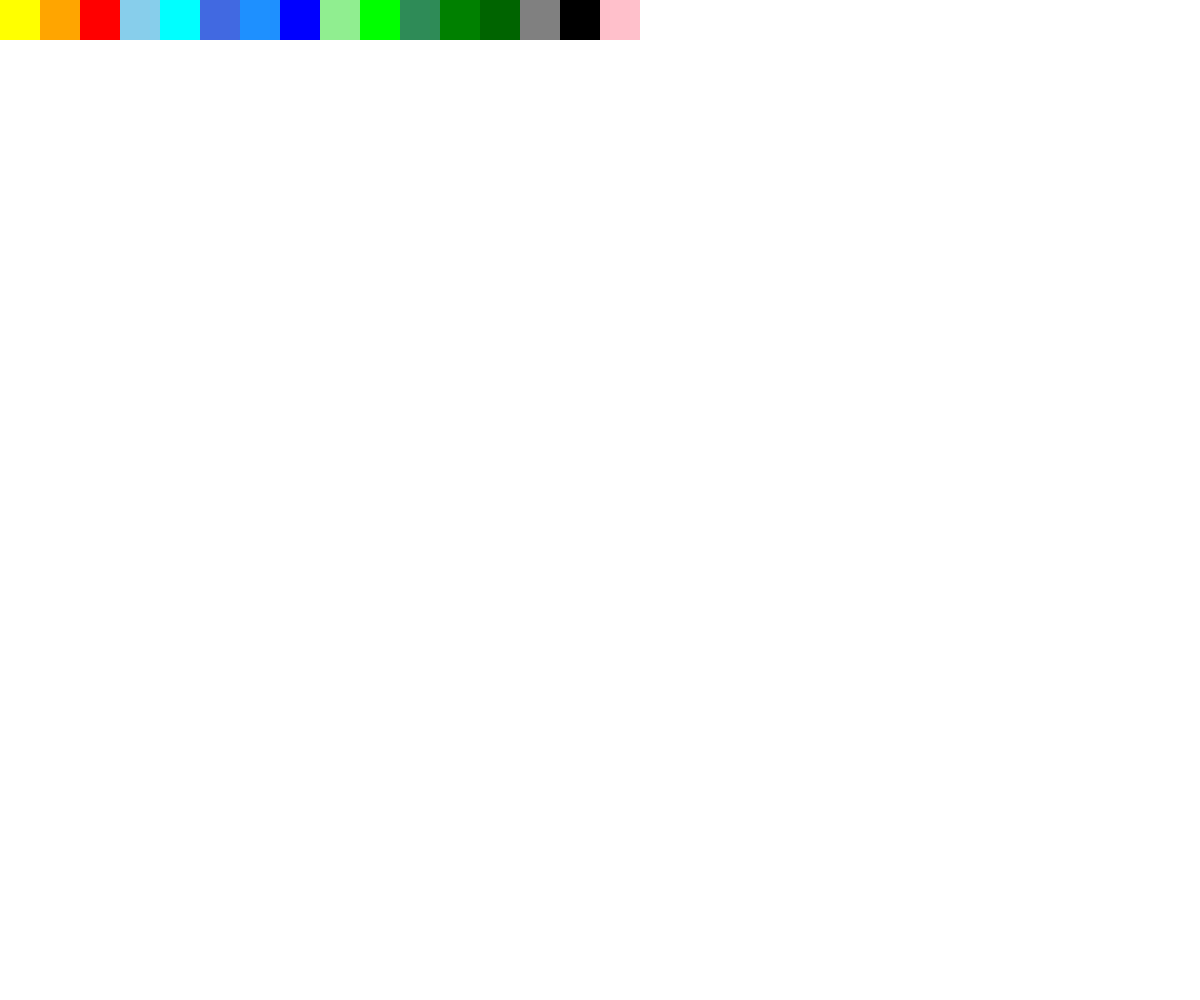
Frame 1 (no input)
Frame 60 (no input): identical to frame 1, image omitted
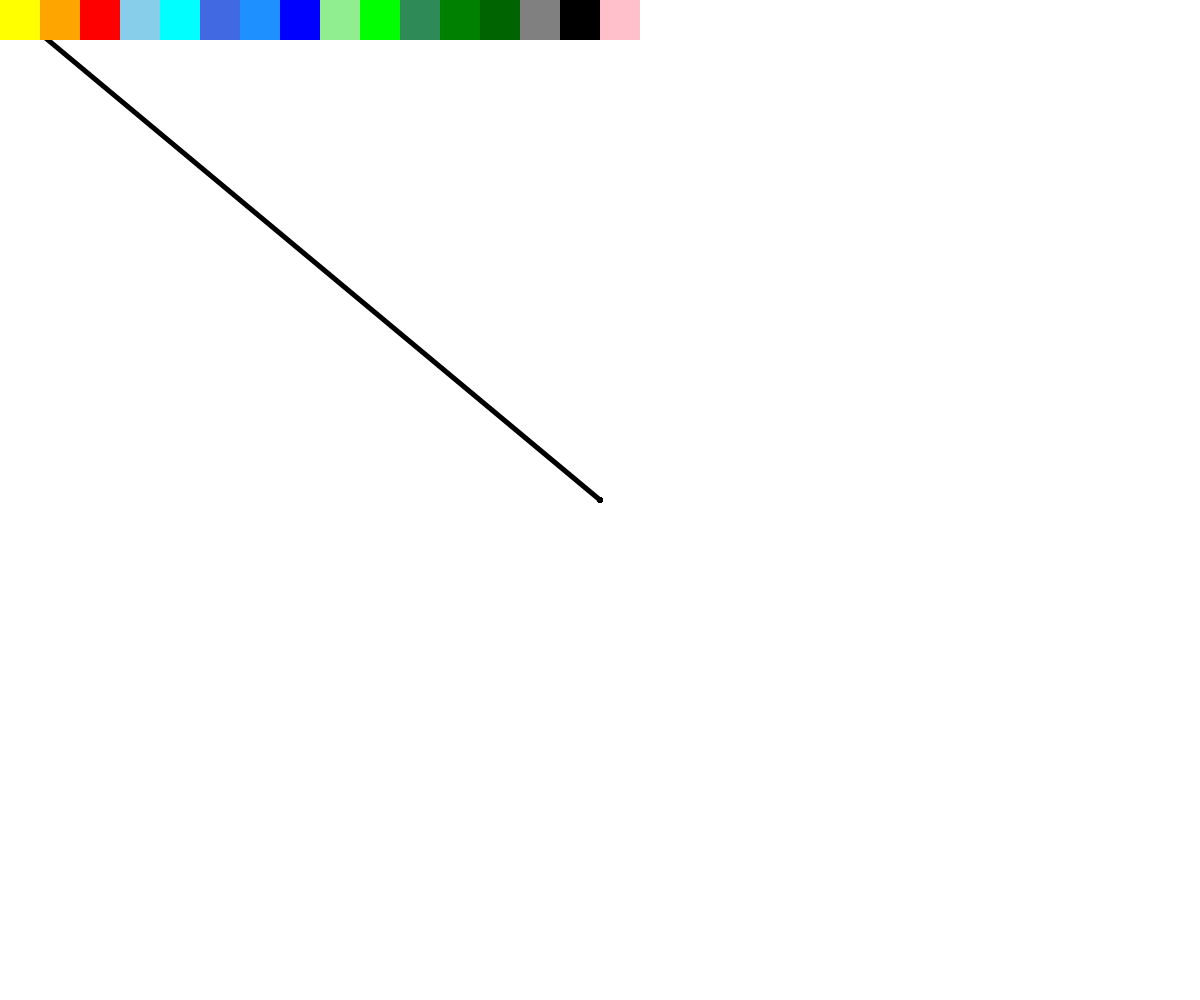
Frame 120 (the mouse pressed at the canvas centre since frame 60)

The p5.js sketch that drew these frames (run headless with seeded random() and noise() and a simulated clock; from frame 60 on, the mouse is pressed at the canvas centre):

// p5.js sketch
// ── sketch.js

var pointer = "black";
var eraser = "blue";

function setup() 
{
  let canvas = createCanvas(windowWidth, windowHeight);
  
  background(255);
}

function draw() 
{ 
  if(mouseIsPressed) 
  {
    stroke(pointer);
    strokeWeight(5);
    line(mouseX, mouseY, pmouseX, pmouseY);
  }

  noStroke();

  fill("yellow");
  rect(0, 0, 40, 40);

  fill("orange");
  rect(40, 0, 40, 40);

  fill("red");
  rect(80, 0, 40, 40);

  fill("skyblue");
  rect(120, 0, 40, 40);

  fill("cyan");
  rect(160, 0, 40, 40);

  fill("royalblue");
  rect(200, 0, 40, 40);

  fill("dodgerblue");
  rect(240, 0, 40, 40);

  fill("blue");
  rect(280, 0, 40, 40);
  
  fill("lightgreen");
  rect(320, 0, 40, 40);

  fill("lime");
  rect(360, 0, 40, 40);

  fill("seagreen");
  rect(400, 0, 40, 40);

  fill("green");
  rect(440, 0, 40, 40);

  fill("darkgreen");
  rect(480, 0, 40, 40);
  
  fill("grey");
  rect(520, 0, 40, 40);
  
  fill("black");
  rect(560, 0, 40, 40);
  
  fill("pink");
  rect(600, 0, 40, 40);
  strokeWeight(10);
}



function mousePressed() 
{
  if(mouseX > 0 && mouseX < 40 && mouseY > 0 && mouseY < 40) 
  {
    pointer = "yellow";
  }

  if(mouseX > 40 && mouseX < 80 && mouseY > 0 && mouseY < 40) 
  {
    pointer = "orange";
  }

  if(mouseX > 80 && mouseX < 120 && mouseY > 0 && mouseY < 40)
  {
    pointer = "red";
  }

  if(mouseX > 120 && mouseX < 160 && mouseY > 0 && mouseY <40)
  {
    pointer = "skyblue";
  }
  
  if(mouseX > 160 && mouseX < 200 && mouseY > 0 && mouseY < 40)
  {
    pointer = "cyan";
  }
  
  if(mouseX > 200 && mouseX < 240 && mouseY > 0 && mouseY < 40)
  {
    pointer = "royalblue";
  }
  
  if(mouseX > 240 && mouseX < 280 && mouseY > 0 && mouseY < 40)
  {
    pointer = "dodgerblue";
  }
  
 if(mouseX > 280 && mouseX < 320 && mouseY > 0 && mouseY < 40)
  {
    pointer = "blue";
  }
  
if(mouseX > 320 && mouseX < 360 && mouseY > 0 && mouseY < 40)
  {
    pointer = "lightgreen";
  }

if(mouseX > 360 && mouseX < 400 && mouseY > 0 && mouseY < 40)
  {
    pointer = "lime";
  }
  
if(mouseX > 400 && mouseX < 440 && mouseY > 0 && mouseY < 40)
  {
    pointer = "seagreen";
  }
  
if(mouseX > 440 && mouseX < 480 && mouseY > 0 && mouseY < 40)
  {
    pointer = "green";
  }
  
if(mouseX > 480 && mouseX < 520 && mouseY > 0 && mouseY < 40)
  {
    pointer = "darkgreen";
  }
  
if(mouseX > 520 && mouseX < 560 && mouseY > 0 && mouseY < 40)
  {
    pointer = "grey";
  }  
  
if(mouseX > 560 && mouseX < 600 && mouseY > 0 && mouseY < 40)
  {
    pointer = "black";
  }
  
if(mouseX > 600 && mouseX < 640 && mouseY > 0 && mouseY < 40)
  {
    pointer = "white";
  }
}
